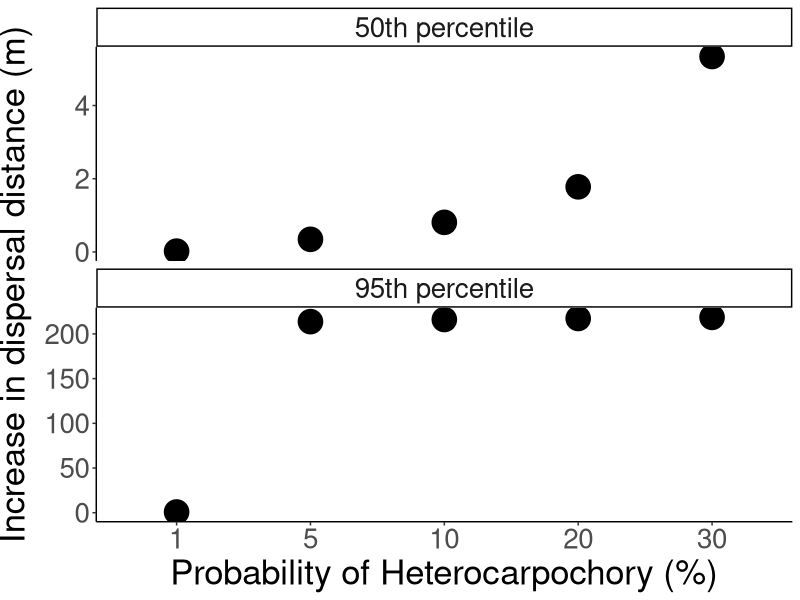
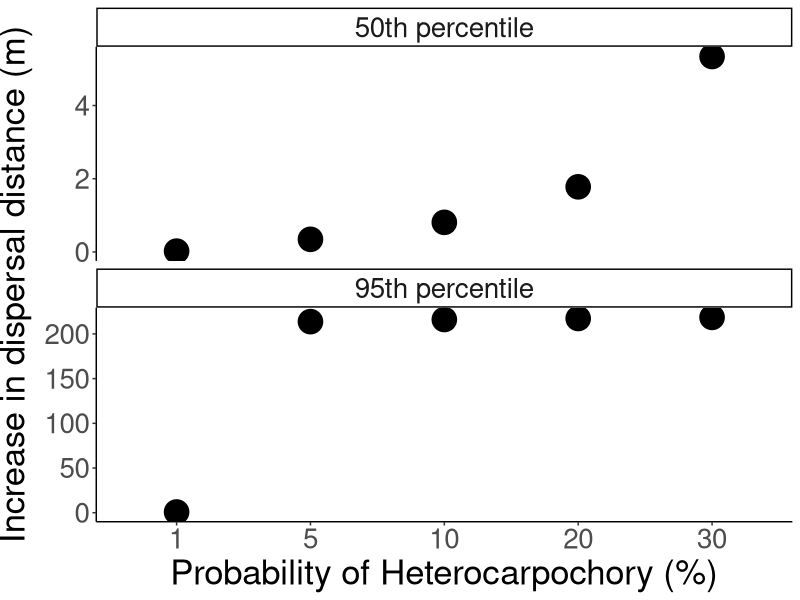
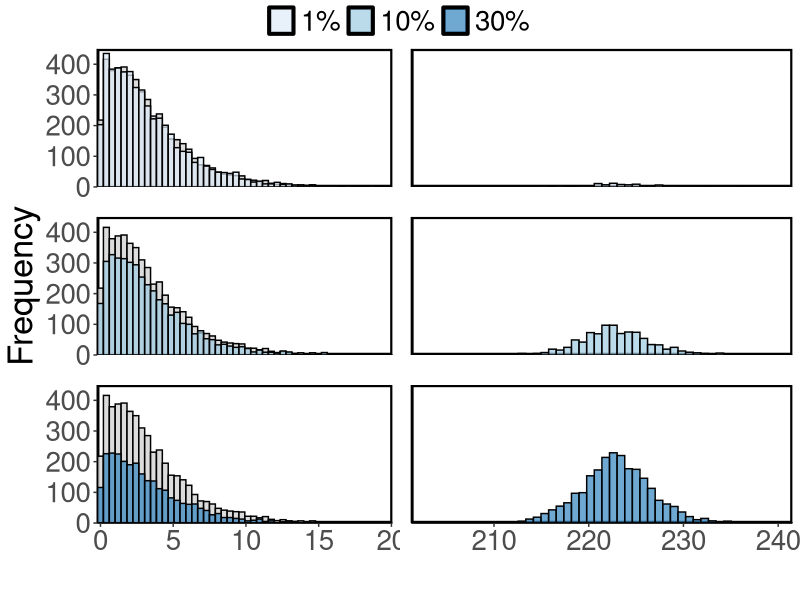

Generate these figures, in order, with R:
# 31 August 2021—User David Mason—Simulating heterocarpochory
# Setting up the workspace ####
library(tidyverse)
options(scipen = 999)
set.seed(901)
# Simulations ####

# Wind only simulation
wind <- rlogis(n=10000,location=0.1123,scale=2.3616)
												
n <- 10000
p.wind <- c(0.99, 0.95, 0.90, 0.80, 0.70)

# 1% heterocarpochory
mix.sims.out.1 <- rep(0,n)
for(i in 1:n){
  
  U <- runif(n=1)
  if(U <= p.wind[1]){
    #pick wind kernel:
    mix.sims.out.1[i] <- rlogis(n=1,
															location=0.1123,scale=2.3616)
  }else{
    #pick animal kernel: 
    mix.sims.out.1[i] <- rlogis(n=1,location=222.75,scale=2.1019)
  }
}

# 5% heterocarpochory
mix.sims.out.5 <- rep(0,n)
for(i in 1:n){
  
  U <- runif(n=1)
  if(U <= p.wind[2]){
    #pick wind kernel:
    mix.sims.out.5[i] <- rlogis(n=1,
															location=0.1123,scale=2.3616)
  }else{
    #pick animal kernel: 
    mix.sims.out.5[i] <- rlogis(n=1,location=222.75,scale=2.1019)
  }
}

# 10% heterocarpochory
mix.sims.out.10 <- rep(0,n)
for(i in 1:n){
  
  U <- runif(n=1)
  if(U <= p.wind[3]){
    #pick wind kernel:
    mix.sims.out.10[i] <- rlogis(n=1,
															location=0.1123,scale=2.3616)
  }else{
    #pick animal kernel: 
    mix.sims.out.10[i] <- rlogis(n=1,location=222.75,scale=2.1019)
  }
}

# 20% heterocarpochory
mix.sims.out.20 <- rep(0,n)
for(i in 1:n){
  
  U <- runif(n=1)
  if(U <= p.wind[4]){
    #pick wind kernel:
    mix.sims.out.20[i] <- rlogis(n=1,
															location=0.1123,scale=2.3616)
  }else{
    #pick animal kernel: 
    mix.sims.out.20[i] <- rlogis(n=1,location=222.75,scale=2.1019)
  }
}

# 30% heterocarpochory
mix.sims.out.30 <- rep(0,n)
for(i in 1:n){
  
  U <- runif(n=1)
  if(U <= p.wind[5]){
    #pick wind kernel:
    mix.sims.out.30[i] <- rlogis(n=1,
															location=0.1123,scale=2.3616)
  }else{
    #pick animal kernel: 
    mix.sims.out.30[i] <- rlogis(n=1,location=222.75,scale=2.1019)
  }
}
# Convert the simulations to dataframes ####
wind <- as.data.frame(wind)
mix.sims.out.1 <- as.data.frame(mix.sims.out.1)
mix.sims.out.5 <- as.data.frame(mix.sims.out.5)
mix.sims.out.10 <- as.data.frame(mix.sims.out.10)
mix.sims.out.20 <- as.data.frame(mix.sims.out.20)
mix.sims.out.30 <- as.data.frame(mix.sims.out.30)

# Combine the data frames into a list
df.list <- list(wind,mix.sims.out.1,mix.sims.out.5,
								mix.sims.out.10,mix.sims.out.20,mix.sims.out.30)

# Give the distance column a name #
library(plyr)
df.list <- llply(df.list, function(x) {
                colnames(x) <- c("Distance")
                return(x)
                })
# Drop zeros from the simulations ####
df.list <- lapply(df.list, function(x) filter(x, Distance >=0))
# Sample 5000 from the remaining pool ####
df.list <- lapply(df.list, function(x) sample(x$Distance, 5000,replace = FALSE))
# Create dataframe for quantiles ####

# Create a vector of heterocarpochory probabilities
Probability <- c("Wind only", "1", "5", "10", "20", "30")

# Calculate 50th quantile of each simulation
Fifty <- lapply(df.list, median)

# Calculate 95th quantile of each simulation
Ninety.five <- lapply(df.list, quantile, probs=c(.95))

# Combine into dataframe 
quant.df <- as.data.frame(cbind(Probability,Fifty,Ninety.five))

# Make sure the values are numeric
quant.df$Fifty <- as.numeric(quant.df$Fifty)
quant.df$Ninety.five <- as.numeric(quant.df$Ninety.five)

# Add columns for change compared to wind-only and drop wind-only
quant.df.delta <- quant.df %>% 
	mutate(Delta.50 = Fifty-quant.df[1,2],
				 Delta.95 = Ninety.five-quant.df[1,3]) %>% 
	filter(Probability != "Wind only")

# Create the change in percentile figure ####
quant.df.delta_long <- pivot_longer(quant.df.delta, cols = c("Delta.50",
																		 "Delta.95"), names_to = "Parameter")
quant.df.delta_long$Parameter <- plyr::revalue(quant.df.delta_long$Parameter, 
																 c("Delta.50"="50th percentile", 
																 "Delta.95"="95th percentile"))
quant.df.delta_long$Probability <- factor(quant.df.delta_long$Probability, 
								levels = c("1", "5", "10", "20", "30"), ordered = TRUE)


ggplot(quant.df.delta_long, aes(x = Probability, y = value))+
			 		geom_point(size=8)+
					ylab("Increase in dispersal distance (m)")+
					theme_classic()+
					scale_x_discrete()+
					xlab("Probability of Heterocarpochory (%)")+
					theme(text = element_text(size = 25))+
					theme(axis.title.y = element_text(vjust = 2))+
					facet_wrap(~Parameter, scales = "free_y", nrow = 2)+
				  theme(legend.position = "top")

ggsave("qant.png", dpi = 300)

# Add a kernel column to each dataframe and bring back colname ####
Kernels <- c("Wind only", "1%", "5%", "10%", "20%", "30%")
df.list <- mapply(cbind, df.list, "Kernel"= Kernels, SIMPLIFY=F)
df.list <- llply(df.list, function(x) {
                colnames(x) <- c("Distance", "Kernel")
                return(x)
                })

# Extract data frames from list to make figures ####
wind.only <- as.data.frame(df.list[[1]])
Hetero.1 <- as.data.frame(df.list[[2]])
Hetero.10 <- as.data.frame(df.list[[4]])
Hetero.30 <- as.data.frame(df.list[[6]])

comb.kernel <- rbind(Hetero.1,Hetero.10,Hetero.30)

# Create histogram figure ####

# Make Distance numeric
comb.kernel$Distance <- as.numeric(comb.kernel$Distance)
wind.only$Distance <- as.numeric(wind.only$Distance)

# Drop the kernel description for wind-only so facet-wrap doesn't
# get tripped up
wind.only <- wind.only[1]

# Filter for values <= 20 for left panel
comb.kernel.lowvalues <- comb.kernel %>% 
	filter(Distance <= 20)
wind.only.lowvalues <- wind.only%>% 
	filter(Distance <= 20)

p2 <- ggplot(comb.kernel.lowvalues, aes(x=Distance,fill=Kernel))+
	geom_histogram(wind.only.lowvalues, mapping = aes(x=Distance), fill='lightgray',
								 bins = 50, alpha = 0.8, color = 'black')+
	geom_histogram(position="identity",
  							 bins = 50, color = "black", alpha = 0.7)+
	scale_fill_manual(values = c('#DEEBF7','#9ECAE1','#3182BD'))+
	xlab("")+
	ylab("Frequency")+
	theme_classic()+
	scale_x_continuous(expand = c(0,0.02))+
	scale_y_continuous(expand = c(0,0),
										 limits = c(0,450))+
	facet_wrap(~Kernel,ncol = 1)+
	theme(strip.background = element_blank(),strip.text.x = element_blank(),
        panel.background = element_rect(colour = "black", size=1.5),
				text = element_text(size=25),panel.spacing = unit(1.5, "lines"),
				legend.position="none", legend.title = element_blank())

# Filter for values >= 100 for right panel
comb.kernel.highvalues <- comb.kernel %>% 
	filter(Distance >= 100)
wind.only.highvalues <- wind.only %>% 
	filter(Distance >= 100)

p3 <- ggplot(comb.kernel.highvalues, aes(x=Distance,fill=Kernel))+
	geom_histogram(wind.only.highvalues, mapping = aes(x=Distance), fill='lightgray',
								 bins = 50, alpha = 0.8, color = 'black')+
	geom_histogram(position="identity",
  							 bins = 50, color = "black", alpha = 0.7)+
	scale_fill_manual(values = c('#DEEBF7','#9ECAE1','#3182BD'))+
	xlab("")+
	ylab("Frequency")+
	theme_classic()+
	scale_x_continuous(expand = c(0,0.02))+
	scale_y_continuous(expand = c(0,0),
										 limits = c(0,450))+
	facet_wrap(~Kernel,ncol = 1)+
	theme(strip.background = element_blank(),strip.text.x = element_blank(),
        panel.background = element_rect(colour = "black", size=1.5),
				text = element_text(size=25),panel.spacing = unit(1.5, "lines"),
				legend.position="none", legend.title = element_blank())+
		theme(axis.title.y=element_blank(),
        axis.text.y=element_blank(),
        axis.ticks.y=element_blank())

# Combine the individual figures ####
library(ggpubr)
library(grid)
combo <- ggarrange(p2, p3, common.legend = TRUE, legend = "top")
ggsave("combo.png", dpi = 300)

# Determine how much data is missed by the broken axis ####
comb.kernel %>% 
	filter(Distance > 20 & Distance <=200) # 5 observations

wind.only %>% filter(Distance > 20 & Distance <=200) # 1 observations

6/20000
# 0.0003

# Calculate number of long distance dispersal events ####
wind.only <- as.data.frame(df.list[[1]])
wind.only$Distance <- as.numeric(wind.only$Distance)
max(wind.only$Distance) # 23.11
length(which(wind.only$Distance>=100)) # 0

Hetero.1 <- as.data.frame(df.list[[2]])
Hetero.1$Distance <- as.numeric(Hetero.1$Distance)
max(Hetero.1$Distance) # 235.96
length(which(Hetero.1$Distance>=100)) # 93
93/5000

Hetero.5 <- as.data.frame(df.list[[3]])
Hetero.5$Distance <- as.numeric(Hetero.5$Distance)
max(Hetero.5$Distance) # 237.26
length(which(Hetero.5$Distance>=100)) # 502
502/5000

Hetero.10 <- as.data.frame(df.list[[4]])
Hetero.10$Distance <- as.numeric(Hetero.10$Distance)
max(Hetero.10$Distance) # 237.75
length(which(Hetero.10$Distance>=100)) # 943
943/5000

Hetero.20 <- as.data.frame(df.list[[5]])
Hetero.20$Distance <- as.numeric(Hetero.20$Distance)
max(Hetero.20$Distance) # 237.59
length(which(Hetero.20$Distance>=100)) # 1601
1601/5000

Hetero.30 <- as.data.frame(df.list[[6]])
Hetero.30$Distance <- as.numeric(Hetero.30$Distance)
max(Hetero.30$Distance) # 240.81
length(which(Hetero.30$Distance>=100)) # 2338
2338/5000

